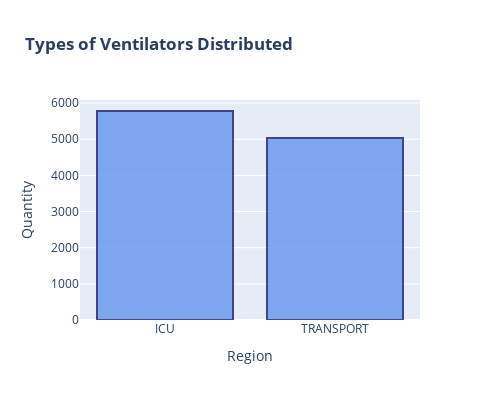

Write notebook code for a chart like this one.
### Markdown cell above
### Figure 1: Types of ventilators

### Code cell
#  Selecting data and configuring width and opacity
data = [go.Bar(x=df_gp_tp['TYPE'], y=df_gp_tp['QUANTITY'], marker = {'color': 'cornflowerblue',
                         'line': {'color': 'midnightblue','width': 2}}, opacity= 0.8)]
#Layout configuration
config_lay = go.Layout(title='<b>Types of Ventilators Distributed</b>',yaxis={'title':'Quantity'},
                                 xaxis={'title':'Region'}, height=400, width=500)


fig1 = go.Figure(data=data, layout=config_lay)

#Creating graph
py.iplot(fig1)

### Figure 1 — Plotly figure (JSON) as saved in the notebook; plotly's stock layout.template omitted (floating-point values rounded to 4 significant figures)
{"data": [{"marker": {"color": "cornflowerblue", "line": {"color": "midnightblue", "width": 2}}, "opacity": 0.8, "type": "bar", "x": ["ICU", "TRANSPORT"], "y": [5781, 5033]}], "layout": {"height": 400, "title": {"text": "<b>Types of Ventilators Distributed</b>"}, "width": 500, "xaxis": {"title": {"text": "Region"}}, "yaxis": {"title": {"text": "Quantity"}}}}
